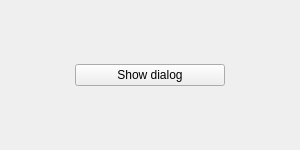
<?xml version="1.0" encoding="UTF-8"?>
<ui version="4.0">
 <class>MainWindow</class>
 <widget class="QMainWindow" name="MainWindow">
  <property name="geometry">
   <rect>
    <x>0</x>
    <y>0</y>
    <width>300</width>
    <height>150</height>
   </rect>
  </property>
  <property name="windowTitle">
   <string>MainWindow</string>
  </property>
  <widget class="QWidget" name="centralwidget">
   <layout class="QGridLayout" name="gridLayout">
    <item row="0" column="0">
     <widget class="QPushButton" name="buttonShowDialog">
      <property name="maximumSize">
       <size>
        <width>150</width>
        <height>16777215</height>
       </size>
      </property>
      <property name="text">
       <string>Show dialog</string>
      </property>
     </widget>
    </item>
   </layout>
  </widget>
 </widget>
 <resources/>
 <connections/>
</ui>
